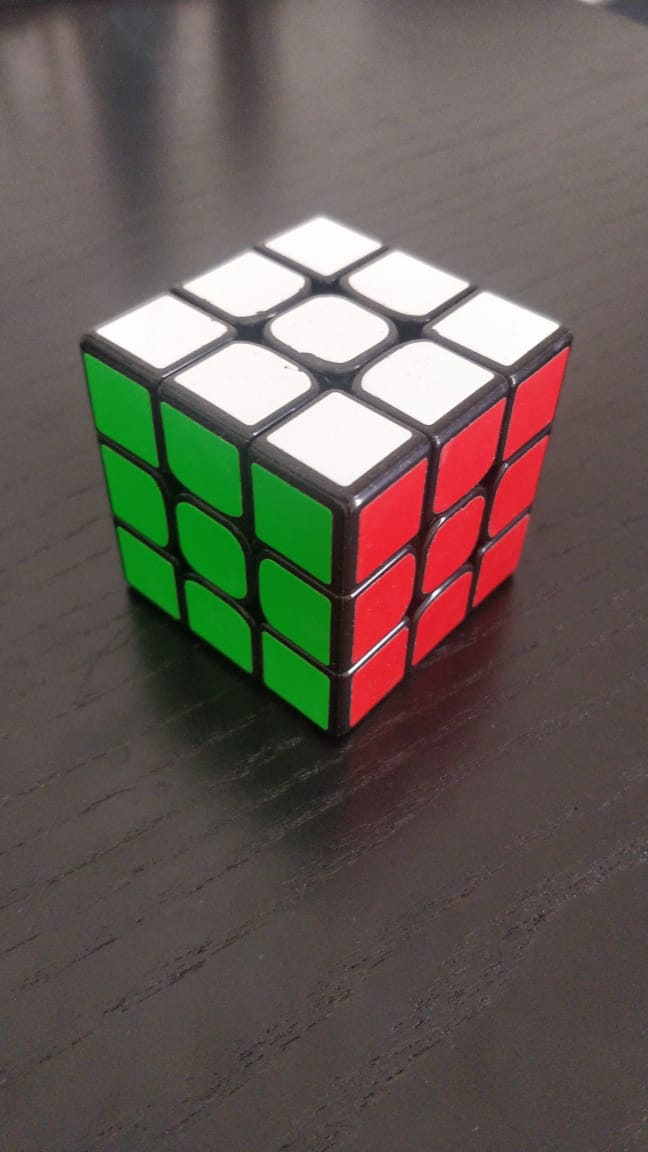
#> input picture Assignment-4/q1/dlt1.jpeg, 648 x 1152 px
$ jupyter execute --allow-errors Assignment4.ipynb   (shell and % lines are left out)
#> lines starting #> are read from the running program, lines starting #| are printed output that depends on the picture
# Assignment 4

Approximate time needed: 6-7 hours

## DLT and Epipolar Lines

The goal of this assignment is to aid your understanding of the Direct Linear Transform as well as Epipolar geometry.

For the first part of the assignment you will find correspondences between 2D-3D points and estimate the P Matrix. You will then be required to estimate Camera Parameters from this P matrix.

The second part of this assignment will require you to construct epipolar lines on two corresponding images.

The third part of this assignment will require you to use camera intrinsics to estimate the bounding box of a car.

---
### 4.1 Generating Correspondences
The first step to perform DLT is to generate correspondences. The cell below opens a new window. Clicking anywhere on the image should give you the pixel location of the image. Once you're done clicking, close the image window. The cell after displays the points you have clicked.
The points are taken in this order. <br>

<br><br><br><br><br>

[cell 1]
import matplotlib.pyplot as plt
import matplotlib.image as mpimg
import matplotlib.cm as cm
import numpy as np

RE_CLICK_COORDS = False

def onclick(event):
    ix, iy = event.xdata, event.ydata
    image_points.append([ix, iy])


if RE_CLICK_COORDS:
    image_points = []
    fig = plt.figure(figsize=(20,30))
    img = mpimg.imread('q1/dlt1.jpeg')

    cid = fig.canvas.mpl_connect('button_press_event', onclick)
    imgplot = plt.imshow(img)
    plt.show()
else:
    image_points = [[338.84465534, 742.18131868],
                    [518.37712288, 576.45904096],
                    [510.7047952,  387.71978022],
                    [325.03446553, 220.46303696],
                    [245.24225774, 332.47902098],
                    [128.62287712, 587.2002997]]

[cell 2]
N = len(image_points)
image_points = np.array(image_points)
fig = plt.figure(figsize=(10,15))

img=mpimg.imread('q1/dlt1.jpeg')
#> img is the input picture: shape (1152, 648, 3); mean R, G, B 100, 91.2, 84.4
imgplot = plt.imshow(img)

colors = np.random.rand(N)
area = (15 * np.ones(N))**2

print (image_points)
plt.axis('off')
plt.scatter(image_points[:,0], image_points[:,1], c=colors, s=area)
plt.show()
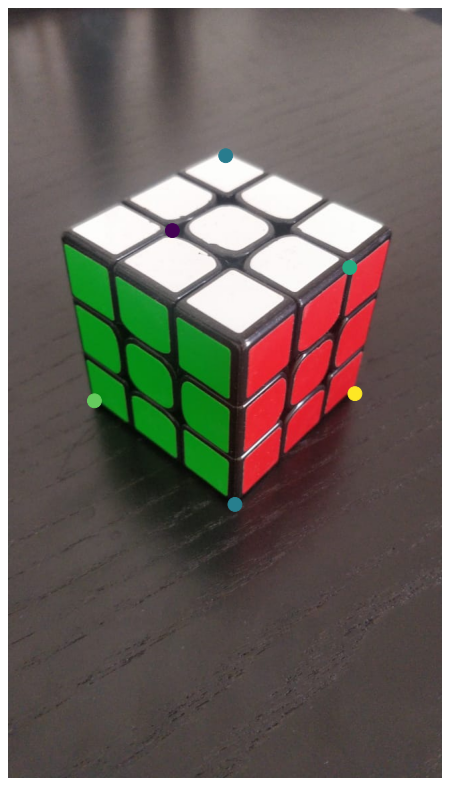
#> figure drawn by matplotlib, 1 panel

After generating pixel locations, you have to generate the corresponding world points. You have the freedom to chose which point you want as origin. You can consider each side as 4 units.

Ensure that the ordering of your points matches the ordering of image points. Keep track of the sequence of corners clicked.

The points that are taken have been explained in the figure attached previously

[cell 3]
x=image_points
X=[] #world points in 3d world

# X.append([0.0,0.0,0.0]) #origin point A
# X.append([4,0.0,0.0]) #point B
# X.append([4,4,0.0]) #point C
# X.append([0.0,4,0.0]) #point D
# X.append([4,0.0,4]) #point E
# X.append([4,4,4]) #point F
# X.append([4/3,0.0,0.0]) #point G

#points appended according to above image
X.append([0,0,0])
X.append([4,0,0])
X.append([8/3,0,4])
X.append([4,4,4])
X.append([4/3,8/3,4])
X.append([0,4,0])

#we require 6 points as one points gives 2 eqn and hence we need a minimum of 6 points
X=np.array(X)

print("X = \n", X)

Now that we have the correspondences, we can estimate the P matrix. Implement the DLT function that returns the P matrix

Quick recap: x_i = P * X_i where (x_i, X_i) is the ith correspondence, and P is a 3x4 dimensional matrix. P is further decomposed as P = K * [ R | T].

[cell 4]
def homogeneous_c(x,X):

    size=(x.shape[0],1)
    ones=np.ones(size)
    x=np.concatenate((x,ones),axis=1)
    X=np.concatenate((X,ones),axis=1)
    return x,X

x,X=homogeneous_c(x,X)
print(x.shape)
print(x)
print(X.shape)
print(X)
#CAREFUL WILL APPEND MULTIPLE TIMES IF KEEP RUNNING

### Theory

- Explain how DLT is implemented and show why it works (proof)
- When does DLT fail?

The solution to both of the above answers has been written in the Q1_theory.pdf file which is present in the same directory.

[cell 5]
def getM(ip,wp):
    M=[]
    till=ip.shape[0]
    for i in range(till):
        Xi=[-wp[i,0], -wp[i,1], -wp[i,2], -1.0, 0.0, 0.0, 0.0, 0.0, ip[i,0]*wp[i,0], ip[i,0]*wp[i,1], ip[i,0]*wp[i,2], ip[i,0]]
        xi=[0.0, 0.0, 0.0, 0.0, -wp[i,0], -wp[i,1], -1*wp[i,2], -1.0, ip[i,1]*wp[i,0], ip[i,1]*wp[i,1], ip[i,1]*wp[i,2], ip[i,1]]
        M.append(Xi)
        M.append(xi)
    M=np.array(M)
    return M

def DLT(x,X):
    M=getM(x,X)
    u,s,v=np.linalg.svd(M)
    ra=v[-1,:]/v[-1,-1]
    p_est=(ra).reshape((3,4))
    return p_est

P=DLT(x,X)
print(P)

## Analysing P

The next part of this question is to analyse how good our estimate is. Report the reprojection error of your P matrix

[cell 6]
#Get reprojected points
def get_points(P, X):
    points = P@X.T
    points = points / points[2]
    points = points.T[:,0:2]
    return points

#Get reprojection error
def get_err(x, X, P):
    points=get_points(P,X)
    # print("shape \n",points.shape)
    # print(x[:,:2].shape)
    diff=x[:,:2]-points
    err=np.linalg.norm(diff,axis=1)
    mse=np.mean(err*err)
    rmse=np.sqrt(mse)
    E=[mse,rmse]
    return E
# print("Reprojection Error is:", get_err(x, X, P))

E=get_err(x,X,P)
print("Reprojection Error : ",E[0])
# print("RMSE : ",E[1])

Given the P matrix, we can estimate K, R and T. Write a function that returns K,R,T given P.
Note:
P = K * [R | T] where K is a 3x3 matrix and [R | T], P are 3x4 matrices

[cell 7]
def ret_RKT(P):
    # H_inf = P[:3,:3]
    # h = P[:,3]

    t = -np.linalg.inv(P[:3,:3]) @ P[:,3]

    Rt, Kinv = np.linalg.qr(np.linalg.inv(P[:3,:3]))

    K = np.linalg.inv(Kinv)
    R = Rt
    R=R.T

    return R, K, t

R, K, t = ret_RKT(P)
print("The rotation matrix R is: \n ",R)
print("The K matrix is: \n",K)
print("The Translation matrix t is :\n ",t)

#### Verifying the R, K, T Values

Use `np.isclose` to verify the matrix

[cell 8]
h = (-K@R@t).reshape(-1,1)
H_inf = K@R
P_r = np.hstack([H_inf, h])
print("Reconstructed P \n",P_r)

print("Original P \n",P)
print("\nIf Reconstruction matrix P is same as P then print True else False:")
print(np.isclose(P, P_r).all())

**Reproject the world points with P matrix you have obtained via DLT and visualize**

[cell 9]
re_proj = get_points(P, X)
N = len(re_proj)
re_proj = np.array(re_proj)
fig = plt.figure(figsize=(10,15))

img=mpimg.imread('q1/dlt1.jpeg')
imgplot = plt.imshow(img)

# colors = np.random.rand(N)
area = (15 * np.ones(N))**2

plt.axis('off')
plt.scatter(re_proj[:,0], re_proj[:,1], c=colors,s=area)
plt.title("Reprojected World Points")
plt.show()
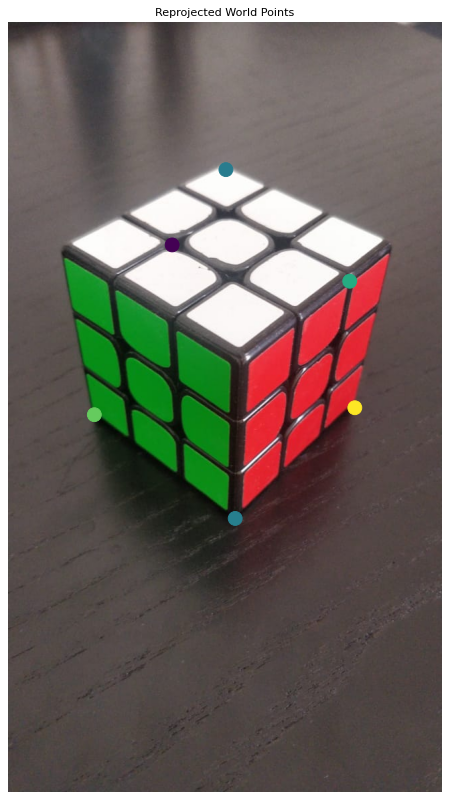
#> figure drawn by matplotlib, 1 panel
